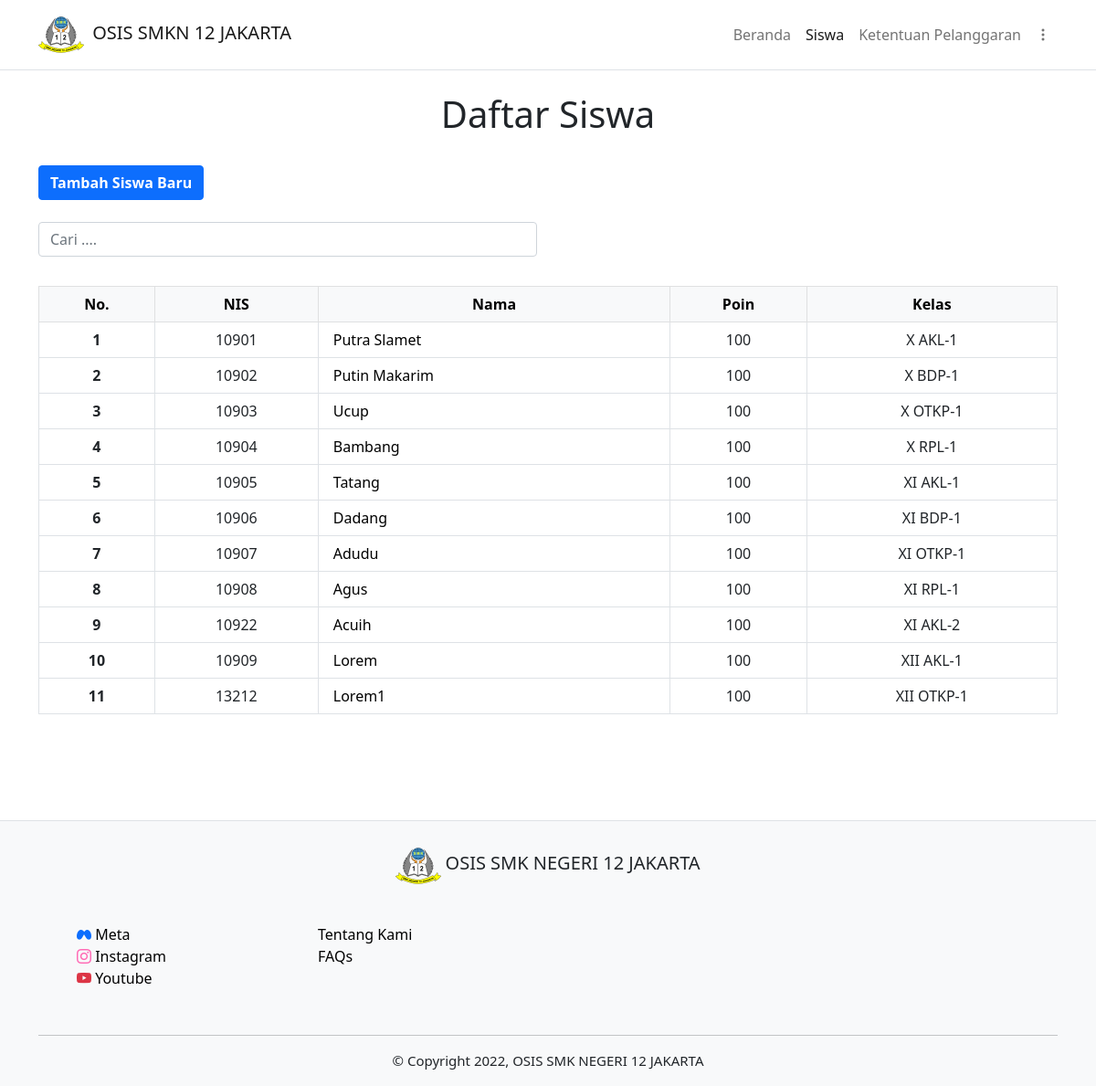
The app's page /php/siswa.php (signed in) with its own data.
### tables this page shows
CREATE TABLE `siswa` (
  `id_siswa` int(11) NOT NULL,
  `id_kelas` int(11) NOT NULL,
  `id_jurusan` int(11) NOT NULL,
  `nis` int(5) NOT NULL,
  `nama_siswa` varchar(255) NOT NULL,
  `email` varchar(255) NOT NULL,
  `jmlh_poin` int(3) NOT NULL,
  `role` varchar(5) NOT NULL,
  `foto` varchar(255) DEFAULT NULL,
  `password` varchar(255) NOT NULL,
  `created_at` timestamp NOT NULL DEFAULT current_timestamp() ON UPDATE current_timestamp()
);

CREATE TABLE `kelas` (
  `id_kelas` int(11) NOT NULL,
  `nama_kelas` varchar(255) NOT NULL
);

CREATE TABLE `jurusan` (
  `id_jurusan` int(11) NOT NULL,
  `id_kelas` int(11) NOT NULL,
  `kode_jurusan` varchar(255) NOT NULL,
  `nama_jurusan` varchar(255) NOT NULL
);

### php/functions.php (called while the page is built, shortened)
<?php
$conn = mysqli_connect("localhost", "root", "", "pelanggaran_siswa");
function query($query) {
    global $conn;
    $result = mysqli_query($conn, $query);
    $rows = [];
    while ( $row = mysqli_fetch_assoc($result)) {
        $rows[] = $row;
    }
    return $rows;
}

### php/siswa.php (the view, shortened to what this page needs)
<?php
if(isset($_SESSION["osis"])) {
    $osis = "hidden";
} else {
    $osis = "";
}
require 'functions.php';
$siswa_sekolah = query("SELECT siswa.id_siswa, siswa.id_kelas, siswa.id_jurusan, siswa.nis, siswa.nama_siswa, siswa.jmlh_poin, kelas.nama_kelas FROM siswa INNER JOIN kelas ON siswa.id_kelas=kelas.id_kelas ORDER BY jmlh_poin , nama_kelas  LIMIT 72");
?>
<html lang="en">
<head>
    <link href="https://cdn.jsdelivr.net/npm/bootstrap@5.0.2/dist/css/bootstrap.min.css" rel="stylesheet">
    <link rel="stylesheet" href="https://cdn.jsdelivr.net/npm/bootstrap-icons@1.7.2/font/bootstrap-icons.css">
    <link rel="stylesheet" href="../css/siswa.css">
</head>
<body>
    <nav class="navbar navbar-expand-lg navbar-light border-bottom">
        <div class="container-lg">
            <a href="./../index.php" class="navbar-brand align-items-center ">
                <img src="./../img/logosmk12.png" style="width:50px;height:50px">
                <h5 class=" ms-1 d-inline">OSIS SMKN 12 JAKARTA</h5>
            </a>
            <div class="collapse navbar-collapse justify-content-end align-items-center" id="main-nav">
                <ul class="navbar-nav">
                    <li class="navbar-item">
                        <a href="./../index.php" class="nav-link">Beranda</a>
                    </li>
                    <li class="navbar-item">
                        <a href="./siswa.php" class="nav-link active">Siswa</a>
                    </li>
                    <li class="navbar-item">
                        <a href="./ktnpelanggaran.php" class="nav-link">Ketentuan Pelanggaran</a>
                    </li>
                    <li class="nav-item dropdown mt-1" id="navdd">
                        <a class="nav-link" href="#" id="navbarDropdown" role="button" data-bs-toggle="dropdown" aria-expanded="false">
                            <span class="d-md-none">Menu</span><i class="bi bi-three-dots-vertical"></i>
                        </a>
                    </li>
                </ul>
            </div>
        </div>
    </nav>
    <section class="mt-4">
        <div class="container-lg">
            <div class="row mb-4">
                <div class="col-12">
                    <h1 class="text-center">Daftar Siswa</h1>
                </div>
            </div>
            <div class="row">
                <div class="col-8 col-md-6">
                    <botton class="btn btn-primary fw-bold mb-2" data-bs-toggle="modal" data-bs-target="#tambah_siswa" <?= $osis; ?>>Tambah Siswa Baru</botton>
                    <form action="" method="post" class="form-cari mt-3">
                        <input type="text" name="keyword" placeholder="Cari ...." autofocus autocomplete="off" class="keyword form-control mt-2">
                    </form>
                </div>
            </div>
    </section>
    <section>
        <div class="container-lg mt-3" id="container_siswa">
            <div class="table-responsive-sm">
                <table border="1" cellpadding="10" cellspacing="0" class="table table-bordered table-hover text-center">
                    <thead class="table-light">
                        <th>No.</th>
                        <th <?= $osis; ?>>NIS</th>
                        <th>Nama</th>
                        <th>Poin</th>
                        <th>Kelas</th>
                    </thead>
                    <?php $i = 1; ?>
                    <?php foreach( $siswa_sekolah as $siswa) : ?>
                    <?php $jurusan = query("SELECT kode_jurusan FROM jurusan WHERE id_jurusan=". $siswa['id_jurusan'])[0];
                        $jmlh_poin = intval($siswa["jmlh_poin"]);
                    ?>
                    <tbody>
                        <th><?= $i; ?></th>
                        <td <?= $osis; ?>><?= $siswa["nis"]; ?><?= $osis; ?></td>
                        <td class="text-start ps-3"><a href="./data_siswa.php?id=<?= $siswa["id_siswa"]; ?>"><?= $siswa["nama_siswa"]; ?></a></td>
                        <td>
                            <?php if($jmlh_poin > 0 ) : ?>
                                <?= $siswa["jmlh_poin"]; ?>
                            <?php else : ?>
                                    Drop Out
                            <?php endif; ?>
                        </td>
                        <td><?= $siswa["nama_kelas"]; ?> <?= $jurusan["kode_jurusan"]; ?></td>
                    </tbody>
                    <?php $i++ ?>
                    <?php endforeach; ?>
                </table>
            </div>
        </div>
    </section>
    <footer class="pt-4 border-top bg-light" style="margin:100px 0 0 0;">
        <div class="container-xl">
            <div class="row justify-content-center">
                <div class="col-auto pb-2">
                    <img src="../img/logosmk12.png" style="width:50px;height:50px">
                    <h5 class="d-inline">OSIS SMK NEGERI 12 JAKARTA</h5>
                </div>
            </div>
            <div class="row" style="margin: 30px 30px 50px 30px">
                <div class="col-5 col-md-3">
                    <a href="#" class="text-decoration-none d-block">
                        <i class="bi bi-meta text-primary"></i>
                        <span class="meta">Meta</span>
                    </a>
                    <a href="#" class="text-decoration-none text-bla d-block">
                        <i class="bi bi-instagram"></i>
                        <span class="insta">Instagram</span>
                    </a>
                    <a href="#" class="text-decoration-none text-danger">
                        <i class="bi bi-youtube"></i>
                        <span class="yt">Youtube</span>
                    </a>
                </div>
                <div class="col-5 col-md-3">
                    <a href="#" class="d-block">Tentang Kami</a>
                    <a href="#" class="">FAQs</a>
                </div>
            </div>
            <hr>
            <p style="text-align:center; font-size:15px">&copy; Copyright 2022, OSIS SMK NEGERI 12 JAKARTA</p>
        </div>
    </footer>
</body>
</html>

### css/siswa.css (style rules this page uses)
html, body, section, footer { padding: 0; margin: 0; overflow-x: hidden; }
a { text-decoration: none; color: black; }
.bi-youtube { color: #dc3545; }
.bi-instagram { color: hotpink; }
.meta, .insta, .yt { color: black; }

### records on screen
siswa: nis "10901", nama_siswa "Putra Slamet", jmlh_poin "100", id_kelas.nama_kelas "X", id_jurusan.kode_jurusan "AKL-1"
siswa: nis "10902", nama_siswa "Putin Makarim", jmlh_poin "100", id_kelas.nama_kelas "X", id_jurusan.kode_jurusan "BDP-1"
siswa: nis "10903", nama_siswa "Ucup", jmlh_poin "100", id_kelas.nama_kelas "X", id_jurusan.kode_jurusan "OTKP-1"
siswa: nis "10904", nama_siswa "Bambang", jmlh_poin "100", id_kelas.nama_kelas "X", id_jurusan.kode_jurusan "RPL-1"
siswa: nis "10905", nama_siswa "Tatang", jmlh_poin "100", id_kelas.nama_kelas "XI", id_jurusan.kode_jurusan "AKL-1"
siswa: nis "10906", nama_siswa "Dadang", jmlh_poin "100", id_kelas.nama_kelas "XI", id_jurusan.kode_jurusan "BDP-1"
siswa: nis "10907", nama_siswa "Adudu", jmlh_poin "100", id_kelas.nama_kelas "XI", id_jurusan.kode_jurusan "OTKP-1"
siswa: nis "10908", nama_siswa "Agus", jmlh_poin "100", id_kelas.nama_kelas "XI", id_jurusan.kode_jurusan "RPL-1"
siswa: nis "10922", nama_siswa "Acuih", jmlh_poin "100", id_kelas.nama_kelas "XI", id_jurusan.kode_jurusan "AKL-2"
siswa: nis "10909", nama_siswa "Lorem", jmlh_poin "100", id_kelas.nama_kelas "XII", id_jurusan.kode_jurusan "AKL-1"
siswa: nis "13212", nama_siswa "Lorem1", jmlh_poin "100", id_kelas.nama_kelas "XII", id_jurusan.kode_jurusan "OTKP-1"
